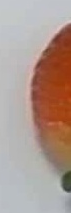
#> input picture data/02_processed/segmented_18-03-2026/frame-11_14-56-29_strawberry_1.png, 71 x 213 px
$ python -i frame_differencing.py   (imports and definitions only)
#> lines starting #> are read from the running program, lines starting #| are printed output that depends on the picture
#> further down, picture is the input picture: shape (213, 71, 3); mean B, G, R 143.8, 152.8, 173.8
"""
Frame differencing for image sequences captured every 15 minutes.

Main idea:
1. Read images in frame order.
2. Compare the current image with the previous frame or the latest stable frame.
3. Compute motion_ratio = changed pixels / total pixels.
4. If motion_ratio exceeds the threshold, mark the frame as needing a new mask.
5. If segmented PNG masks are available, validate each mask using alpha/shape/color checks.
6. Export a CSV report, binary motion masks, and red motion overlays for inspection.
"""

import argparse
import csv
import re
from dataclasses import dataclass
from pathlib import Path
import json
import cv2
import numpy as np

PROJECT_ROOT = Path(__file__).resolve().parents[2]
CONFIG_FILE = PROJECT_ROOT / "src" / "stage3_preprocessing" / "config.json"

# [2 lines not run here, left out]


# [1 line that did not run here, left out]
# [1 line that did not run here, left out]

# [6 lines not run here, left out]
# Image formats accepted when scanning the input folder.
IMAGE_EXTENSIONS = {".jpg", ".jpeg", ".png", ".bmp", ".webp"}

# Default paths for running the script on this project's sample_data.
# For other datasets, pass --input-dir, --mask-dir, and --output-csv from the command line.
# [1 line that did not run here, left out]

#
DEFAULT_MASK_DIR = PROJECT_ROOT / "data" / "02_processed" / "segmented_18-03-2026"
DEFAULT_RESULT_DIR = PROJECT_ROOT / "data" / "02_processed" / "frame_differencing_results_18-03-2026"
DEFAULT_OUTPUT_CSV = DEFAULT_RESULT_DIR / "frame_differencing_report_18-03-2026.csv"
DEFAULT_DEBUG_DIR = DEFAULT_RESULT_DIR / "motion_masks"
DEFAULT_OVERLAY_DIR = DEFAULT_RESULT_DIR / "motion_overlays"

# HSV color ranges used to check whether a segmented mask looks fruit/object-like.
# These ranges are not used for motion detection; they are only used when validating PNG masks.
STRAWBERRY_COLOR_RANGES = [
    (np.array([0, 25, 18]), np.array([25, 255, 255])),
    (np.array([160, 25, 18]), np.array([180, 255, 255])),
    (np.array([5, 20, 15]), np.array([45, 255, 245])),
    (np.array([35, 25, 15]), np.array([100, 255, 245])),
]

# avocado color range
AVOCADO_COLOR_RANGES = [
    (np.array([25, 40, 10]), np.array([85, 255, 220])),    # dark to medium green avocado skin
    (np.array([0, 30, 10]), np.array([40, 255, 180])),     # brown / ripening spots and edges
    (np.array([15, 30, 20]), np.array([60, 255, 255])),    # olive-yellow transition areas
]

# Morphology kernels remove small noise and fill small gaps in motion/mask regions.
MOTION_KERNEL = cv2.getStructuringElement(cv2.MORPH_ELLIPSE, (5, 5))
MASK_KERNEL = cv2.getStructuringElement(cv2.MORPH_ELLIPSE, (3, 3))


@dataclass
class FrameDiffResult:
    """Frame differencing result for one image."""

    frame_path: Path
    compare_path: Path | None
    motion_ratio: float
    changed_pixels: int
    mean_delta: float
    largest_component_ratio: float
    motion_detected: bool
    regenerate_mask: bool
    motion_mask: np.ndarray | None
    reason: str


@dataclass
class MaskValidationResult:
    """Validation result for one segmented PNG mask."""

    mask_path: Path
    valid: bool
    alpha_ratio: float
    fruit_color_ratio: float
    border_touch_ratio: float
    largest_component_ratio: float
    overlap_motion_ratio: float | None
    reason: str


# [27 lines left out: functions natural_sort_key, list_image_paths, read_image, not called in this run]


def resize_for_analysis(image, max_side):
    """
    Resize large images to speed up analysis.

    Images smaller than max_side are kept unchanged. This resize is only used for
    motion calculation and does not overwrite the original image.
    """
#> called with max_side = 900

    if not max_side:
        return image

    height, width = image.shape[:2]
#> height = 213; width = 71
    scale = min(1.0, float(max_side) / max(height, width))
#> scale = 1
    if scale >= 1.0:
        return image

    return cv2.resize(
        image,
        (int(width * scale), int(height * scale)),
        interpolation=cv2.INTER_AREA,
    )


def preprocess_for_diff(image, max_side=900):
    """
    Normalize an image before frame comparison.

    - Drop the alpha channel if the image is BGRA PNG.
    - Resize to reduce processing cost.
    - Convert to grayscale because motion only needs brightness differences.
    - Apply CLAHE to reduce false motion from lighting changes.
    - Apply Gaussian blur to reduce small camera/compression noise.
    """

    if image.ndim == 3 and image.shape[2] == 4:
        image = image[:, :, :3]

    image = resize_for_analysis(image, max_side=max_side)
    gray = cv2.cvtColor(image, cv2.COLOR_BGR2GRAY)
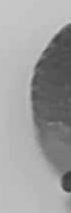
#> gray: shape (213, 71); min 58, max 205, mean 158.1

    # Normalize local brightness before differencing so sunlight/exposure changes
    # are less likely to be counted as object motion.
    clahe = cv2.createCLAHE(clipLimit=1.0, tileGridSize=(16, 16))
    gray = clahe.apply(gray)
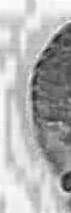
#> gray: shape (213, 71); min 29, max 255, mean 178.8

    return cv2.GaussianBlur(gray, (5, 5), 0)


# [573 lines left out: functions threshold_frame_delta, largest_component_ratio, compute_frame_difference, create_motion_overlay, create_fruit_color_mask, extract_alpha_mask and 8 more, not called in this run]


# [2 lines not run here, left out]

>>> import cv2
>>> picture = cv2.imread('../../data/02_processed/segmented_18-03-2026/frame-11_14-56-29_strawberry_1.png')
>>> result = preprocess_for_diff(picture)

$ run again, on data/02_processed/segmented_19-03-2026/frame-18_12-15-09_strawberry_6.png
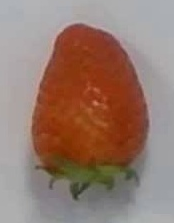
#> input picture data/02_processed/segmented_19-03-2026/frame-18_12-15-09_strawberry_6.png, 174 x 223 px
#> picture is the input picture: shape (223, 174, 3); mean B, G, R 109.7, 121.6, 149.1
#> in preprocess_for_diff, `gray = cv2.cvtColor(image, cv2.COLOR_BGR2GRAY)`:
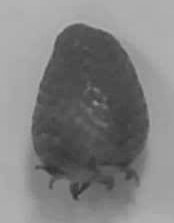
#> gray: shape (223, 174); min 47, max 186, mean 128.4
#> in preprocess_for_diff, `gray = clahe.apply(gray)`:
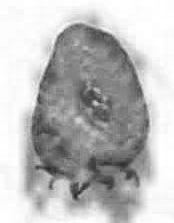
#> gray: shape (223, 174); min 40, max 255, mean 188.3

$ run again, on data/02_processed/segmented_19-03-2026/frame-1_08-00-06_strawberry_5.png
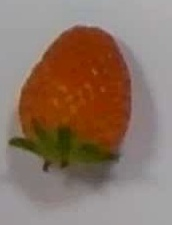
#> input picture data/02_processed/segmented_19-03-2026/frame-1_08-00-06_strawberry_5.png, 172 x 225 px
#> picture is the input picture: shape (225, 172, 3); mean B, G, R 101.8, 116.6, 140.5
#> in preprocess_for_diff, `gray = cv2.cvtColor(image, cv2.COLOR_BGR2GRAY)`:
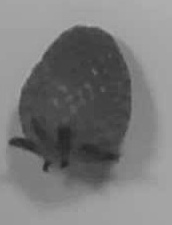
#> gray: shape (225, 172); min 38, max 175, mean 122
#> in preprocess_for_diff, `gray = clahe.apply(gray)`:
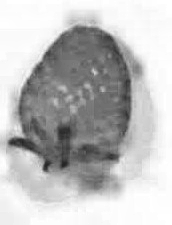
#> gray: shape (225, 172); min 35, max 255, mean 190.2
